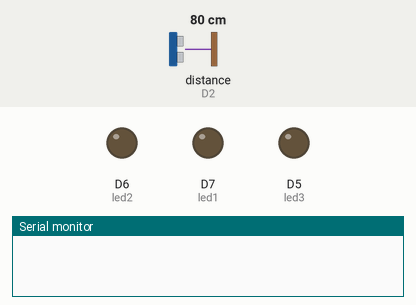
This sketch was run on a simulated ESP8266 (NodeMCU). On the bench: output pins drawn as LEDs (lit = HIGH), the last lines printed to the serial monitor. Wiring (inferred from the names in the program): ultrasonic range finder: trigger D1; echo D2. The inputs (shaded band) are chosen by the test bench; at power-on: distance to the obstacle (sensor on D2) 80 cm. The echo pulse lasts 58.3 µs per cm; WiFi joins after 1.5 s; servers stay silent unless stated; pins used as bus, display or sensor lines are not drawn.

Above: at 3.0 s.
3.1 s: distance to the obstacle (sensor on D2) set to 46 cm
6.3 s: distance to the obstacle (sensor on D2) set to 37 cm
7.8 s: distance to the obstacle (sensor on D2) set to 12 cm
9.3 s: distance to the obstacle (sensor on D2) set to 9 cm
At 11.5 s:
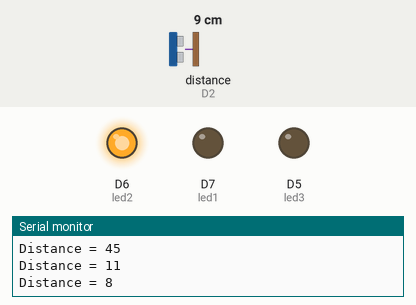
12.3 s: distance to the obstacle (sensor on D2) set to 5 cm
At 15.0 s:
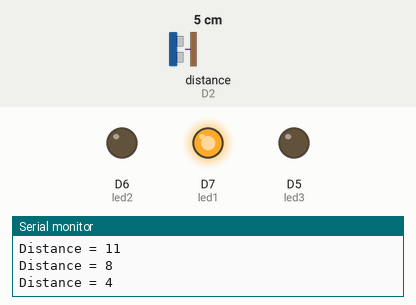
15.3 s: distance to the obstacle (sensor on D2) set to 60 cm
At 17.5 s:
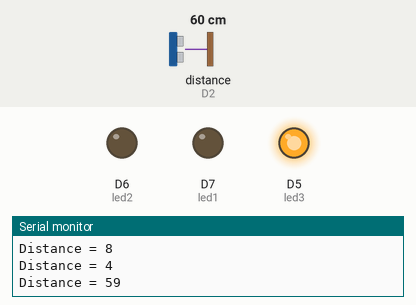
Timing chart, 0 to 19.0 s (numbered marks = the images above; inputs shaded):
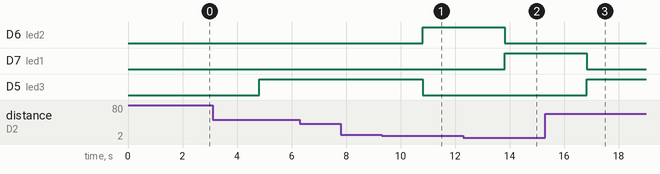

Measured:
- the behaviour switches between 11 and 10 cm on distance to the obstacle (sensor on D2) (found by bisection; images 0 and 1)
- the behaviour switches between 7 and 6 cm on distance to the obstacle (sensor on D2) (found by bisection; images 1 and 2)
- after the input at 6.3 s, every drawn part: stays the same
- after the input at 9.3 s, D6 (led2): LOW → HIGH after 1.5 s; D5 (led3): HIGH → LOW after 1.5 s
- after the input at 12.3 s, D6 (led2): HIGH → LOW after 1.5 s; D7 (led1): LOW → HIGH after 1.5 s
- after the input at 15.3 s, D7 (led1): HIGH → LOW after 1.5 s; D5 (led3): LOW → HIGH after 1.5 s

The sketch:

Ultrasonic_Sensor_with_Blynk.ino
```cpp
#include <ESP8266WiFi.h>
#define BLINK_PRINT Serial
#include <BlynkSimpleEsp8266.h>
#define TRIGGERPIN D1
#define ECHOPIN D2
int led1=13,led2=12,led3=14;
char auth[]="auth code";
char ssid[]="wifi ssid";
char pass[]="wifi pass";


BlynkTimer timer;

void setup()
{
  pinMode(led1, OUTPUT);
  pinMode(led2, OUTPUT);
  pinMode(led3, OUTPUT);
  pinMode(TRIGGERPIN, OUTPUT);
  pinMode(ECHOPIN, INPUT);
  Serial.begin(9600);
  Blynk.begin(auth, ssid, pass);
  timer.setInterval(3003L, sendSensor);

}
void loop()
{
 Blynk.run();
 timer.run();

}

void sendSensor()
{
  digitalWrite(TRIGGERPIN, LOW);
  delayMicroseconds(3);

  digitalWrite(TRIGGERPIN, HIGH);
  delayMicroseconds(12);
  digitalWrite(TRIGGERPIN, LOW);

  long duration,distance;

  duration = pulseIn(ECHOPIN, HIGH);
  distance = duration * 0.034 / 2;

  Serial.print("Distance = ");        //Output distance on arduino serial monitor
  Serial.println(distance);

  if(distance <=5)
  {
    digitalWrite(led1, HIGH);
    digitalWrite(led2, LOW);
    digitalWrite(led3, LOW);
  }
  else if(distance < 10 && distance < 20)
  {
    digitalWrite(led1, LOW);
    digitalWrite(led2, HIGH);
    digitalWrite(led3, LOW);
  }
   else if(distance >40)
  {
    digitalWrite(led1, LOW);
    digitalWrite(led2, LOW);
    digitalWrite(led3, HIGH);
  }
  Blynk.virtualWrite(V0, distance);
  delay(1000);
}
```
